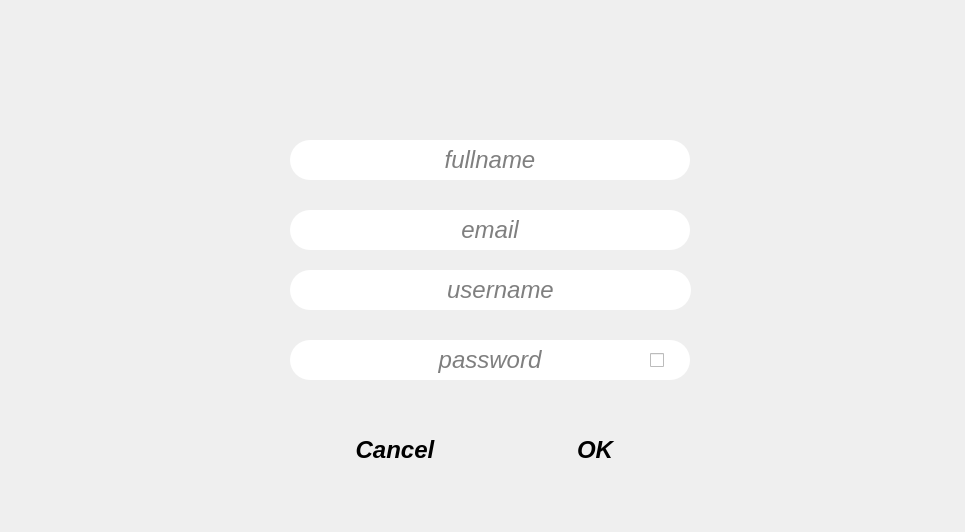
<?xml version="1.0" encoding="UTF-8"?>
<ui version="4.0">
 <class>signup</class>
 <widget class="QWidget" name="signup">
  <property name="geometry">
   <rect>
    <x>0</x>
    <y>0</y>
    <width>965</width>
    <height>532</height>
   </rect>
  </property>
  <property name="sizePolicy">
   <sizepolicy hsizetype="Fixed" vsizetype="Fixed">
    <horstretch>0</horstretch>
    <verstretch>0</verstretch>
   </sizepolicy>
  </property>
  <property name="windowTitle">
   <string>Form</string>
  </property>
  <property name="styleSheet">
   <string notr="true"/>
  </property>
  <widget class="QLabel" name="label">
   <property name="geometry">
    <rect>
     <x>0</x>
     <y>0</y>
     <width>1000</width>
     <height>600</height>
    </rect>
   </property>
   <property name="font">
    <font>
     <italic>true</italic>
     <bold>true</bold>
    </font>
   </property>
   <property name="text">
    <string/>
   </property>
   <property name="pixmap">
    <pixmap resource="resource.qrc">:/src/mountain.png</pixmap>
   </property>
  </widget>
  <widget class="QLineEdit" name="UsernameLineEdit">
   <property name="geometry">
    <rect>
     <x>290</x>
     <y>270</y>
     <width>401</width>
     <height>40</height>
    </rect>
   </property>
   <property name="sizePolicy">
    <sizepolicy hsizetype="Preferred" vsizetype="Preferred">
     <horstretch>0</horstretch>
     <verstretch>0</verstretch>
    </sizepolicy>
   </property>
   <property name="font">
    <font>
     <pointsize>18</pointsize>
     <italic>true</italic>
     <kerning>true</kerning>
    </font>
   </property>
   <property name="focusPolicy">
    <enum>Qt::ClickFocus</enum>
   </property>
   <property name="styleSheet">
    <string notr="true">border-radius: 20px;
border: none;
background-color:rgba(255, 255, 255, .5);</string>
   </property>
   <property name="text">
    <string/>
   </property>
   <property name="alignment">
    <set>Qt::AlignCenter</set>
   </property>
   <property name="placeholderText">
    <string>   username</string>
   </property>
  </widget>
  <widget class="QLineEdit" name="FullNameLineEdit">
   <property name="geometry">
    <rect>
     <x>290</x>
     <y>140</y>
     <width>400</width>
     <height>40</height>
    </rect>
   </property>
   <property name="font">
    <font>
     <pointsize>18</pointsize>
     <italic>true</italic>
    </font>
   </property>
   <property name="focusPolicy">
    <enum>Qt::ClickFocus</enum>
   </property>
   <property name="whatsThis">
    <string>&lt;html&gt;&lt;head/&gt;&lt;body&gt;&lt;p&gt;&lt;br/&gt;&lt;/p&gt;&lt;/body&gt;&lt;/html&gt;</string>
   </property>
   <property name="styleSheet">
    <string notr="true">border-radius: 20px;
border: none;
background-color:rgba(255, 255, 255, .5);</string>
   </property>
   <property name="text">
    <string/>
   </property>
   <property name="alignment">
    <set>Qt::AlignCenter</set>
   </property>
   <property name="placeholderText">
    <string>fullname</string>
   </property>
  </widget>
  <widget class="QLineEdit" name="EmailLineEdit">
   <property name="geometry">
    <rect>
     <x>290</x>
     <y>210</y>
     <width>400</width>
     <height>40</height>
    </rect>
   </property>
   <property name="font">
    <font>
     <pointsize>18</pointsize>
     <italic>true</italic>
    </font>
   </property>
   <property name="focusPolicy">
    <enum>Qt::ClickFocus</enum>
   </property>
   <property name="styleSheet">
    <string notr="true">border-radius: 20px;
border: none;
background-color:rgba(255, 255, 255, .5);</string>
   </property>
   <property name="text">
    <string/>
   </property>
   <property name="alignment">
    <set>Qt::AlignCenter</set>
   </property>
   <property name="placeholderText">
    <string extracomment="Hello">email</string>
   </property>
  </widget>
  <widget class="QLineEdit" name="PasswordLineEdit">
   <property name="geometry">
    <rect>
     <x>290</x>
     <y>340</y>
     <width>400</width>
     <height>40</height>
    </rect>
   </property>
   <property name="font">
    <font>
     <pointsize>18</pointsize>
     <italic>true</italic>
    </font>
   </property>
   <property name="focusPolicy">
    <enum>Qt::ClickFocus</enum>
   </property>
   <property name="styleSheet">
    <string notr="true">border-radius: 20px;
border: none;
background-color:rgba(255, 255, 255, .5);</string>
   </property>
   <property name="text">
    <string/>
   </property>
   <property name="echoMode">
    <enum>QLineEdit::Password</enum>
   </property>
   <property name="alignment">
    <set>Qt::AlignCenter</set>
   </property>
   <property name="placeholderText">
    <string>password</string>
   </property>
  </widget>
  <widget class="QPushButton" name="OKpushButton">
   <property name="geometry">
    <rect>
     <x>510</x>
     <y>420</y>
     <width>170</width>
     <height>60</height>
    </rect>
   </property>
   <property name="font">
    <font>
     <pointsize>18</pointsize>
     <italic>true</italic>
     <bold>true</bold>
     <strikeout>false</strikeout>
     <kerning>true</kerning>
    </font>
   </property>
   <property name="cursor">
    <cursorShape>PointingHandCursor</cursorShape>
   </property>
   <property name="styleSheet">
    <string notr="true">#OKpushButton{
	border:none;
	color: &quot;white&quot;;
	background:&quot;#371D10&quot;;
	border-radius:20px;
}
#OKpushButton:hover{
	background:&quot;#65350F&quot;;
}</string>
   </property>
   <property name="text">
    <string>OK</string>
   </property>
  </widget>
  <widget class="QPushButton" name="CancelpushButton">
   <property name="geometry">
    <rect>
     <x>310</x>
     <y>420</y>
     <width>170</width>
     <height>60</height>
    </rect>
   </property>
   <property name="font">
    <font>
     <pointsize>18</pointsize>
     <italic>true</italic>
     <bold>true</bold>
    </font>
   </property>
   <property name="cursor">
    <cursorShape>PointingHandCursor</cursorShape>
   </property>
   <property name="mouseTracking">
    <bool>true</bool>
   </property>
   <property name="styleSheet">
    <string notr="true">#CancelpushButton{
	border:none;
	color: &quot;white&quot;;
	background:&quot;#371D10&quot;;
	border-radius:20px;
}
#CancelpushButton:hover{
	background:&quot;#65350F&quot;;
}</string>
   </property>
   <property name="text">
    <string>Cancel</string>
   </property>
  </widget>
  <widget class="QLabel" name="ErrorLabel">
   <property name="geometry">
    <rect>
     <x>290</x>
     <y>490</y>
     <width>381</width>
     <height>40</height>
    </rect>
   </property>
   <property name="font">
    <font>
     <pointsize>11</pointsize>
    </font>
   </property>
   <property name="styleSheet">
    <string notr="true">color:&quot;red&quot;;
</string>
   </property>
   <property name="text">
    <string/>
   </property>
   <property name="alignment">
    <set>Qt::AlignCenter</set>
   </property>
  </widget>
  <widget class="QCheckBox" name="checked">
   <property name="geometry">
    <rect>
     <x>650</x>
     <y>340</y>
     <width>41</width>
     <height>41</height>
    </rect>
   </property>
   <property name="styleSheet">
    <string notr="true">border:none;
border-radius:2px;</string>
   </property>
   <property name="text">
    <string/>
   </property>
   <property name="checkable">
    <bool>true</bool>
   </property>
   <property name="checked">
    <bool>false</bool>
   </property>
  </widget>
 </widget>
 <resources>
  <include location="resource.qrc"/>
 </resources>
 <connections/>
</ui>
